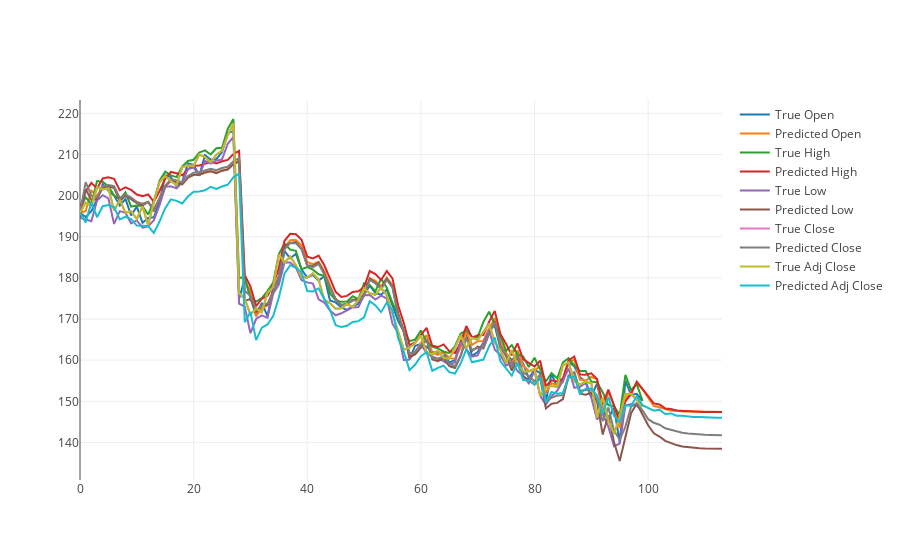

Here is the notebook cell this chart was saved with:
### Code cell
data21 = go.Scatter(x=x_range_original, y=dfori['Open'], name='True Open')
data22 = go.Scatter(x=x_range_future, y=df_log[:, 0], name='Predicted Open')
data23 = go.Scatter(x=x_range_original, y=dfori['High'], name='True High')
data24 = go.Scatter(x=x_range_future, y=df_log[:, 1], name='Predicted High')
data25 = go.Scatter(x=x_range_original, y=dfori['Low'], name='True Low')
data26 = go.Scatter(x=x_range_future, y=df_log[:, 2], name='Predicted Low')
data27 = go.Scatter(x=x_range_original, y=dfori['Close*'], name='True Close')
data28 = go.Scatter(x=x_range_future, y=df_log[:, 3], name='Predicted Close')
data29 = go.Scatter(x=x_range_original, y=dfori['Adj Close**'], name='True Adj Close')
data30 = go.Scatter(x=x_range_future, y=df_log[:, 4], name='Predicted Adj Close')

data2 = [data21, data22, data23, data24, data25, data26, data27, data28, data29, data30]

iplot(data2)
